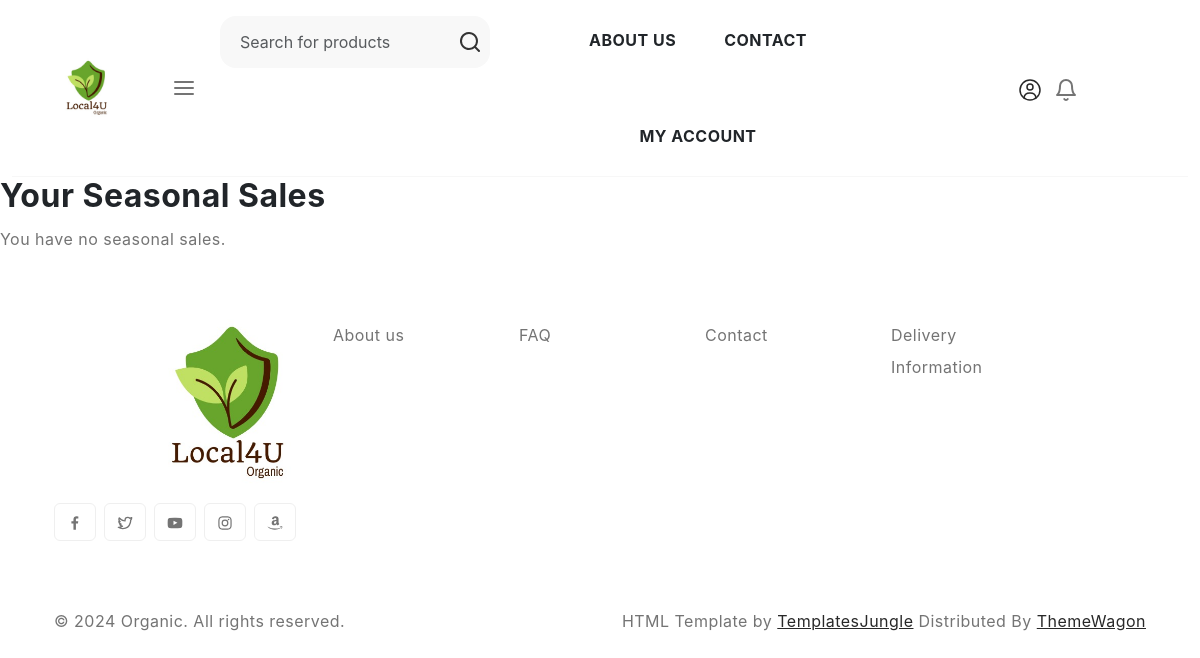
Before: /product/seasonal-sales/ (signed in) with the older database file.
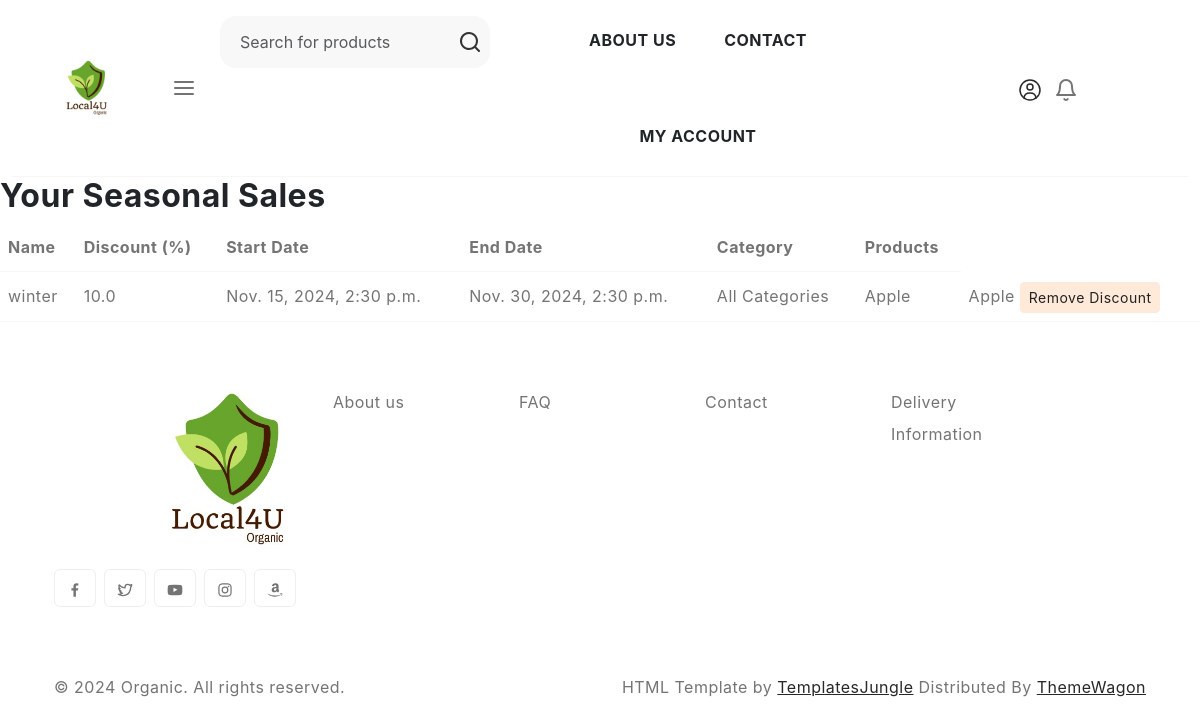
After: the same page with the newer database file.
### product/models.py (models this page shows, shortened)
class SeasonalSale(models.Model):
    name = models.CharField(max_length=100)  # Name of the seasonal sale event
    discount_percentage = models.FloatField()  # Discount percentage for the sale
    products = models.ManyToManyField(Product, blank=True)  # Products associated with the sale (optional)
    start_date = models.DateTimeField()  # Start date and time of the sale
    end_date = models.DateTimeField()  # End date and time of the sale
    farmer = models.ForeignKey(Farmer, on_delete=models.CASCADE)  # Farmer who created the sale

class Product(models.Model):
    name = models.CharField(max_length=200)  # Name of the product
    description = models.TextField()  # Detailed description of the product
    category = models.ForeignKey(Category, on_delete=models.CASCADE)  # Category to which the product belongs
    price = models.DecimalField(max_digits=10, decimal_places=2)  # Original price of the product
    discounted_price = models.DecimalField(max_digits=10, decimal_places=2, null=True, blank=True)  # Discounted price if applicable
    stock = models.PositiveIntegerField()  # Available stock quantity
    farmer = models.ForeignKey(Farmer, on_delete=models.CASCADE)  # Farmer who owns the product
    created_at = models.DateTimeField(auto_now_add=True)  # Timestamp when the product was added
    updated_at = models.DateTimeField(auto_now=True)  # Timestamp when the product was last updated
    image = models.ImageField(upload_to='product_images/', null=True, blank=True)  # Optional product image

### product/views.py (the view)
# urls.py: path('seasonal-sales/', views.list_seasonal_sales, name='list_seasonal_sales'),
@login_required
def list_seasonal_sales(request):
    farmer = request.user.farmer  # Get the logged-in farmer
    sales = SeasonalSale.objects.filter(farmer=farmer)  # Fetch all sales associated with the farmer
    return render(request, 'list_seasonal_sales.html', {'sales': sales})

### accounts/templatetags/notification_tags.py (called while the page is built)
@register.filter
def unread_notifications(user):
    if user.is_authenticated:
        return user.notifications.filter(is_read=False).count()
    return 0

### order/context_processors.py (called while the page is built)
def cart_data(request):
    return {"cart": request.session.get("cart", {})}

### order/templatetags/cart_filters.py (called while the page is built)
@register.filter
def sum_cart_total(cart_items):
    total = 0
    for item in cart_items:
        total += float(item['price']) * item['quantity']
    return total

@register.filter
def is_not_farmer_or_admin(user):
    return user.is_authenticated and user.user_type not in ['farmer', 'admin']

### product/context_processors.py (called while the page is built)
def category_menu(request):
    categories = Category.objects.all()
    return {'categories': categories}

### templates/list_seasonal_sales.html
{% extends 'base.html' %}
{% block body_block %}
<h2>Your Seasonal Sales</h2>
{% if sales %}
    <table class="table">
        <thead>
            <tr>
                <th>Name</th>
                <th>Discount (%)</th>
                <th>Start Date</th>
                <th>End Date</th>
                <th>Category</th>
                <th>Products</th>
            </tr>
        </thead>
        <tbody>
            {% for sale in sales %}
                <tr>
                    <td>{{ sale.name }}</td>
                    <td>{{ sale.discount_percentage }}</td>
                    <td>{{ sale.start_date }}</td>
                    <td>{{ sale.end_date }}</td>
                    <td>
                        {% if sale.category %}
                            {{ sale.category.name }}
                        {% else %}
                            All Categories
                        {% endif %}
                    </td>
                    <td>
                        {% for product in sale.products.all %}
                            {{ product.name }}{% if not forloop.last %}, {% endif %}
                        {% endfor %}
                    </td>
                    <td>
                        {% for product in sale.products.all %}
                            {{ product.name }}{% if not forloop.last %}, {% endif %}
                        {% endfor %}
                        <a href="{% url 'remove_seasonal_sale_discount' sale.id %}" class="btn btn-danger btn-sm">Remove Discount</a>
                    </td>
                </tr>
            {% endfor %}
        </tbody>
    </table>
{% else %}
    <p>You have no seasonal sales.</p>
{% endif %}
{% endblock %}

Changed rows visible on the page:
added SeasonalSale: name "winter", discount_percentage "10.0", start_date "Nov. 15, 2024, 2:30 p.m.", end_date "Nov. 30, 2024, 2:30 p.m."
now on this page (row edited): Product: name "Apple"
Other visible differences:
text no longer shown: "You have no seasonal sales."
text now shown: "Name Discount (%) Start Date End Date Category Products"
